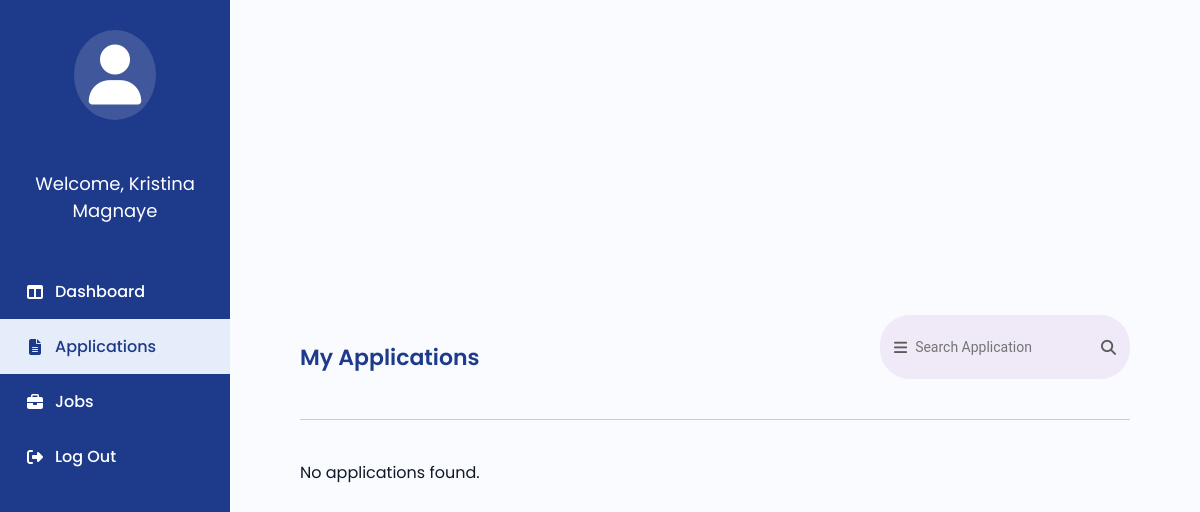
Page /Applicant_Application.php (signed in) on the earlier database version.
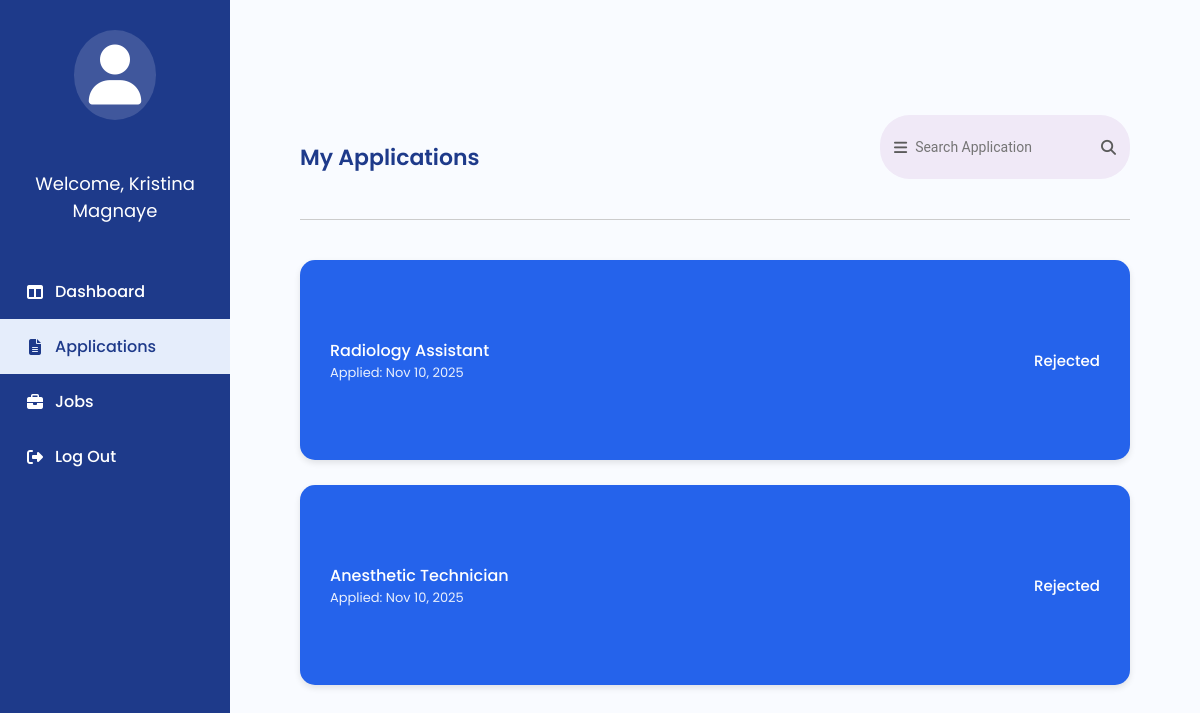
Same page on the later database version.
### tables this page shows
CREATE TABLE `applicant` (
  `applicantID` varchar(100) NOT NULL,
  `fullName` varchar(150) NOT NULL,
  `position_applied` varchar(100) NOT NULL,
  `department` int(11) NOT NULL,
  `date_applied` date NOT NULL,
  `contact_number` varchar(20) NOT NULL,
  `email_address` varchar(100) NOT NULL,
  `home_address` varchar(255) NOT NULL,
  `job_title` varchar(100) NOT NULL,
  `company_name` varchar(150) NOT NULL,
  `date_started` date NOT NULL,
  `years_experience` int(11) DEFAULT NULL,
  `in_role` varchar(5) NOT NULL,
  `university` varchar(150) NOT NULL,
  `course` varchar(100) NOT NULL,
  `year_graduated` year(4) NOT NULL,
  `skills` text NOT NULL,
  `summary` text NOT NULL,
  `status` varchar(20) NOT NULL,
  `profile_pic` varchar(255) DEFAULT NULL
);

CREATE TABLE `applications` (
  `id` int(11) NOT NULL,
  `applicantID` varchar(100) NOT NULL,
  `jobID` int(11) NOT NULL,
  `status` varchar(50) NOT NULL DEFAULT 'Pending',
  `applied_at` datetime DEFAULT current_timestamp()
);

CREATE TABLE `job_posting` (
  `jobID` int(11) NOT NULL,
  `job_title` varchar(150) NOT NULL,
  `job_description` text NOT NULL,
  `department` int(11) NOT NULL,
  `qualification` varchar(255) DEFAULT NULL,
  `educational_level` varchar(100) DEFAULT NULL,
  `skills` text DEFAULT NULL,
  `expected_salary` varchar(50) DEFAULT NULL,
  `experience_years` int(11) DEFAULT NULL,
  `employment_type` int(11) DEFAULT NULL,
  `location` varchar(100) DEFAULT NULL,
  `vacancies` int(11) DEFAULT NULL,
  `date_posted` date DEFAULT NULL,
  `closing_date` date DEFAULT NULL
);

### Applicant_Application.php (the view, shortened to what this page needs)
<?php
require 'admin/db.connect.php';
$applicantID = $_SESSION['applicantID'];
$stmt = $conn->prepare("SELECT fullName FROM applicant WHERE applicantID = ?");
$stmt->bind_param("s", $applicantID);
$stmt->execute();
$res = $stmt->get_result();
$applicantname = $res->fetch_assoc()['fullName'] ?? 'Applicant';
$stmt = $conn->prepare("
  SELECT a.id, a.status, a.applied_at, jp.job_title
  FROM applications a
  JOIN job_posting jp ON a.jobID = jp.jobID
  WHERE a.applicantID = ?
  ORDER BY a.applied_at DESC
");
$stmt->bind_param("s", $applicantID);
$stmt->execute();
$res = $stmt->get_result();
$applications = $res->fetch_all(MYSQLI_ASSOC);
?>
<!DOCTYPE html>
<html lang="en">
<head>
  <link rel="stylesheet" href="https://cdnjs.cloudflare.com/ajax/libs/font-awesome/6.5.0/css/all.min.css">
  <link rel="stylesheet" href="applicant.css">
</head>
<body>
  <div class="sidebar">
    <a href="Applicant_Profile.php" class="profile">
      <i class="fa-solid fa-user"></i>
    </a>
    <div class="sidebar-name">
      <p><?php echo "Welcome, $applicantname"; ?></p>
    </div>
    <ul class="nav">
      <li><a href="Applicant_Dashboard.php"><i class="fa-solid fa-table-columns"></i>Dashboard</a></li>
      <li class="active"><a href="Applicant_Applications.php"><i class="fa-solid fa-file-lines"></i>Applications</a>
      </li>
      <li><a href="Applicant_Jobs.php"><i class="fa-solid fa-briefcase"></i>Jobs</a></li>
      <li><a href="Applicant_Login.php"><i class="fa-solid fa-right-from-bracket"></i>Log Out</a></li>
    </ul>
  </div>
  <div class="main-content">
    <div class="header">
      <h2>My Applications</h2>
      <div class="search-box">
        <i class="fa-solid fa-bars"></i>
        <input type="text" placeholder="Search Application">
        <i class="fa-solid fa-magnifying-glass"></i>
      </div>
    </div>
    <hr>
    <div class="applications-container">
      <?php if (empty($applications)): ?>
        <p>No applications found.</p>
      <?php else: ?>
        <?php foreach ($applications as $app): ?>
          <?php
          $title = isset($app['job_title']) ? $app['job_title'] : 'Untitled Role';
          $status = isset($app['status']) ? $app['status'] : 'Unknown';
          $appliedAt = (!empty($app['applied_at']) && $app['applied_at'] !== '0000-00-00 00:00:00') ? date('M d, Y', strtotime($app['applied_at'])) : '';
          ?>
          <div class="application-card">
            <div>
              <div class="job-title"><?php echo htmlspecialchars($title); ?></div>
              <?php if ($appliedAt): ?>
                <div class="applied-at" style="font-size:13px;opacity:0.9;">Applied:
                  <?php echo htmlspecialchars($appliedAt); ?>
                </div>
              <?php endif; ?>
            </div>
            <div class="status"><?php echo htmlspecialchars($status); ?></div>
          </div>
        <?php endforeach; ?>
      <?php endif; ?>
    </div>
  </div>
</body>
</html>

### applicant.css (style rules this page uses)
* { margin: 0; padding: 0; box-sizing: border-box; }
.main-content { display: flex; justify-content: center; }
input[type="text"], input[type="email"], input[type="password"] { width: 500px; padding: 16px 16px 16px 45px; border-radius: 10px; border: 1px solid #D9D9D9; font-family: "Roboto", sans-serif; font-size: 16px; }
.main-content, .login-button, .forgot-password, .show-password { display: flex; justify-content: center; }
.sidebar { width: 230px; background-color: #1E3A8A; height: 100vh; display: flex; flex-direction: column; align-items: center; padding-top: 30px; position: fixed; left: 0; top: 0; }
.profile i { font-size: 60px; color: #ffffff; background-color: rgba(255, 255, 255, 0.15); border-radius: 50%; padding: 15px; margin-bottom: 40px; }
.nav { list-style: none; width: 100%; }
.nav li { color: #ffffff; padding: 15px 25px; display: flex; align-items: center; gap: 10px; font-weight: 500; cursor: pointer; transition: all 0.3s ease; }
.nav li:hover, .nav li.active { background-color: #e5edfb; color: #1E3A8A; }
.nav i { width: 20px; text-align: center; }
.nav a { text-decoration: none; color: inherit; display: flex; align-items: center; gap: 10px; width: 100%; }
.nav li.active a { color: #1E3A8A; }

### Applicant_Application.php (style rules this page uses)
body { font-family: 'Poppins', sans-serif; margin: 0; display: flex; background-color: #f9fbff; color: #111827; }
.main-content { flex: 1; margin-left: 230px; padding: 50px 70px; display: flex; flex-direction: column; gap: 30px; min-height: 100vh; overflow-y: auto; }
.header { display: flex; justify-content: space-between; align-items: center; }
.header h2 { font-weight: 600; font-size: 22px; color: #1E3A8A; margin-top: 20px; }
.search-box { display: flex; align-items: center; background-color: #f0e9f7; border-radius: 30px; padding: 8px 14px; width: 250px; }
.search-box input { border: none; outline: none; background: none; width: 100%; padding-left: 8px; font-size: 14px; color: #333; }
.search-box i { color: #5b5b5b; font-size: 15px; }
.applications-container { display: flex; flex-direction: column; gap: 25px; }
.application-card { background-color: #2563EB; color: white; border-radius: 15px; padding: 25px 30px; height: 200px; display: flex; justify-content: space-between; align-items: center; box-shadow: 0 3px 6px rgba(0, 0, 0, 0.1); transition: transform 0.2s ease; }
.application-card .job-title { font-size: 16px; font-weight: 500; }
.application-card .status { font-size: 15px; font-weight: 500; }
hr { border: none; border-top: 1px solid #ccc; margin-top: 10px; margin-bottom: 10px; }
.sidebar-name { display: flex; justify-content: center; align-items: center; text-align: center; color: white; padding: 10px; margin-bottom: 30px; font-size: 18px; flex-direction: column; }

Differences in the rows shown:
added applications: jobID.job_title "Radiology Assistant", applied_at "Nov 10, 2025", status "Rejected"
added applications: jobID.job_title "Anesthetic Technician", applied_at "Nov 10, 2025", status "Rejected"
Other differences:
text no longer shown: "No applications found."
